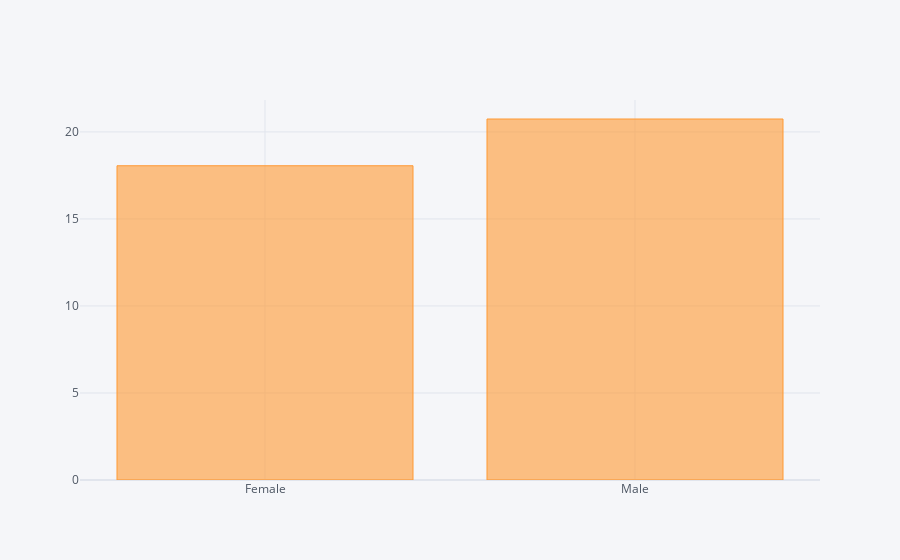

The cell this chart's notebook holds for it:
### Markdown cell above
## BarPlots using Plotly

### Code cell
tips.groupby(['sex']).mean()['total_bill'].iplot(kind='bar')

### Figure 1 — Plotly figure (JSON) as saved in the notebook; plotly's stock layout.template omitted (floating-point values rounded to 4 significant figures)
{"data": [{"marker": {"color": "rgba(255, 153, 51, 0.6)", "line": {"color": "rgba(255, 153, 51, 1.0)", "width": 1}}, "name": "total_bill", "orientation": "v", "text": "", "type": "bar", "x": ["Female", "Male"], "y": [18.06, 20.74]}], "layout": {"legend": {"bgcolor": "#F5F6F9", "font": {"color": "#4D5663"}}, "paper_bgcolor": "#F5F6F9", "plot_bgcolor": "#F5F6F9", "title": {"font": {"color": "#4D5663"}}, "xaxis": {"gridcolor": "#E1E5ED", "showgrid": true, "tickfont": {"color": "#4D5663"}, "title": {"font": {"color": "#4D5663"}, "text": ""}, "zerolinecolor": "#E1E5ED"}, "yaxis": {"gridcolor": "#E1E5ED", "showgrid": true, "tickfont": {"color": "#4D5663"}, "title": {"font": {"color": "#4D5663"}, "text": ""}, "zerolinecolor": "#E1E5ED"}}}
